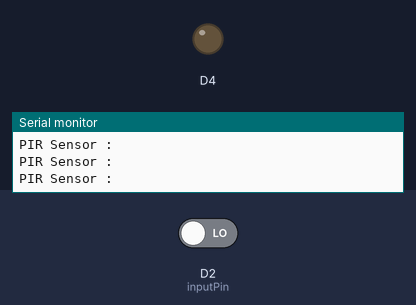
Bench run of a sketch on a simulated ESP8266 (NodeMCU). Parts: output pins drawn as LEDs (lit = HIGH), the last lines printed to the serial monitor. Inputs (shaded band) come from the test bench; at power-on: D2 (inputPin) LOW. WiFi joins after 1.5 s; servers stay silent unless stated.

Above: at 3.0 s.
3.1 s: D2 (inputPin) driven HIGH
At 4.3 s:
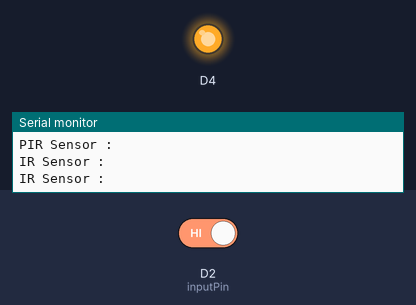
4.8 s: D2 (inputPin) driven LOW
At 5.4 s:
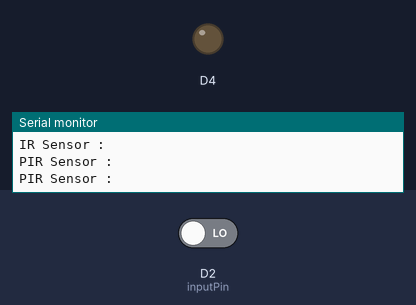
Timing chart, 0 to 7.8 s (numbered marks = the images above; inputs shaded):
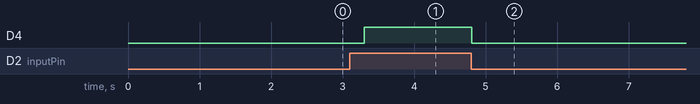

Measured:
- after the input at 3.1 s, D4: LOW → HIGH after 0.20 s
- after the input at 4.8 s, D4: HIGH → LOW at once

The sketch:

Test-Blynk.ino
```cpp
/*
 *  This sketch demonstrates how to scan WiFi networks.
 *  The API is almost the same as with the WiFi Shield library,
 *  the most obvious difference being the different file you need to include:
 */
#define BLYNK_PRINT Serial    // Comment this out to disable prints and save space
#include <ESP8266WiFi.h>
#include <BlynkSimpleEsp8266.h>
// You should get Auth Token in the Blynk App.
// Go to the Project Settings (nut icon).

// Map NodeMCU GPIO
static const uint8_t D0 = 16;
static const uint8_t D1 = 5;
static const uint8_t D2 = 4;
static const uint8_t D3 = 0;
static const uint8_t D4 = 2;
static const uint8_t D5 = 14;
static const uint8_t D6 = 12;
static const uint8_t D7 = 13;
static const uint8_t D8 = 15;
static const uint8_t D9 = 3;
static const uint8_t D10 = 1;

char auth[] = "nhI9acucFYFwYs85zVqK3L6Vf_xSjMuQ";
char ssid[] = "JAFOM-WIFI";
char password[] = "57160033";

int inputPin = D2;

void setup()
{
  Serial.begin(9600);
  Blynk.begin(auth, ssid, password);

  // Setup For PIR Sensor
  pinMode(LED_BUILTIN, OUTPUT);     // Initialize the LED_BUILTIN pin as an output
  pinMode(inputPin, INPUT);
}

void loop()
{
  Blynk.run();

  // For PIR Sensor
  int value = digitalRead(inputPin);
  Serial.println("PIR Sensor : " + value);
  if (value == HIGH){
    digitalWrite(LED_BUILTIN, HIGH);
  } else {
    digitalWrite(LED_BUILTIN, LOW);
  }
  delay(500) ;
}
```
